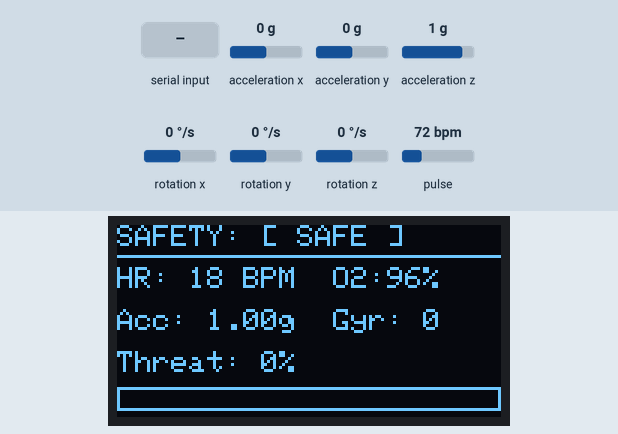
Simulated run of this sketch. Board: Arduino Uno, built with avr-gcc and run on an emulated ATmega328P. Shown: 128×64 one-colour display. Wiring (inferred from the names in the program): MPU-6050 motion sensor at I2C address 0x68. Inputs (shaded band) come from the test bench; at power-on: pulse 72 bpm, acceleration x 0 g, acceleration y 0 g, acceleration z 1 g, rotation x 0 °/s, rotation y 0 °/s, rotation z 0 °/s. What the sketch prints to the serial monitor is not drawn.

Above: at 1.7 s.
1.8 s: pulse set to 130 bpm
At 2.5 s:
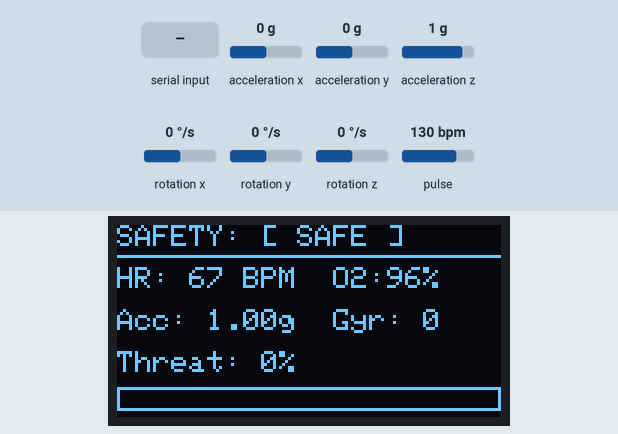
4.2 s: pulse set to 158 bpm
At 5.9 s:
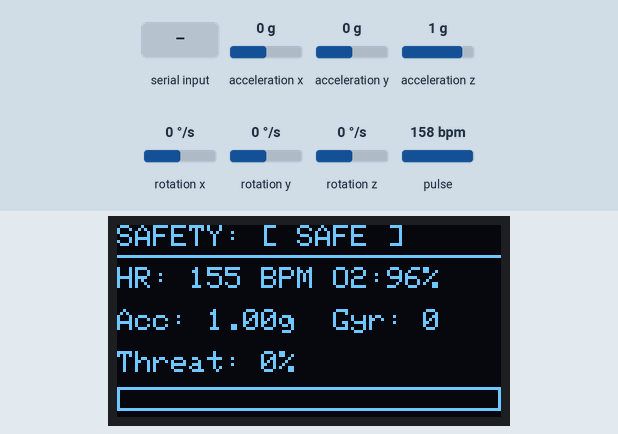
6.3 s: acceleration x set to -1.4 g
At 7.04 s:
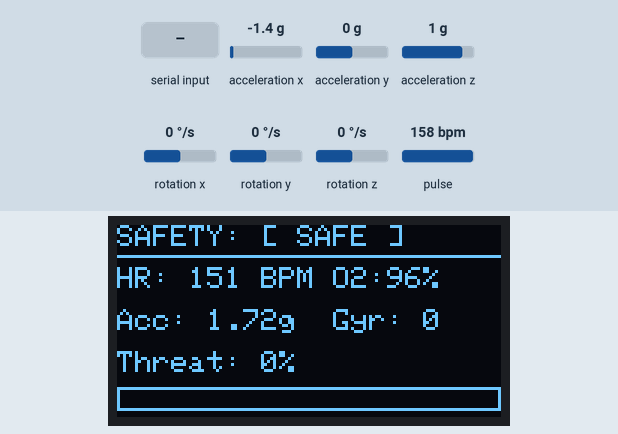
7.8 s: acceleration y set to -1.4 g
At 9.3 s:
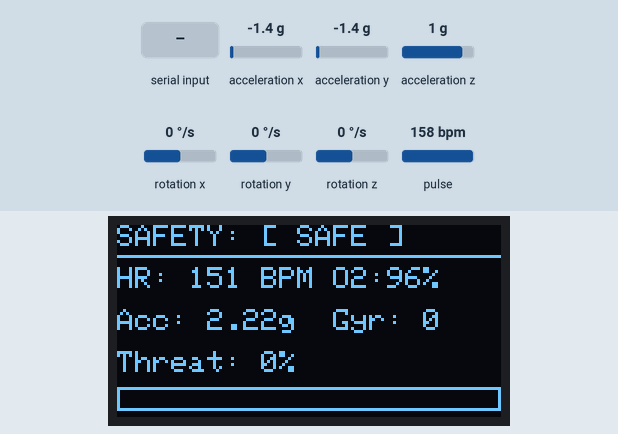
9.5 s: acceleration z set to 0 g
At 11.2 s:
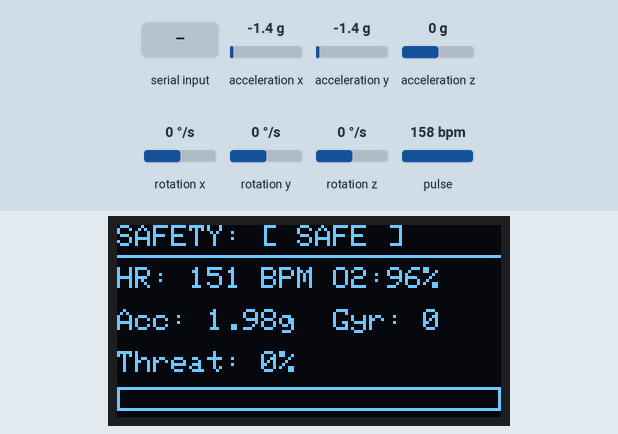
11.4 s: "CAUTION,150\n" received over Serial
At 11.73 s:
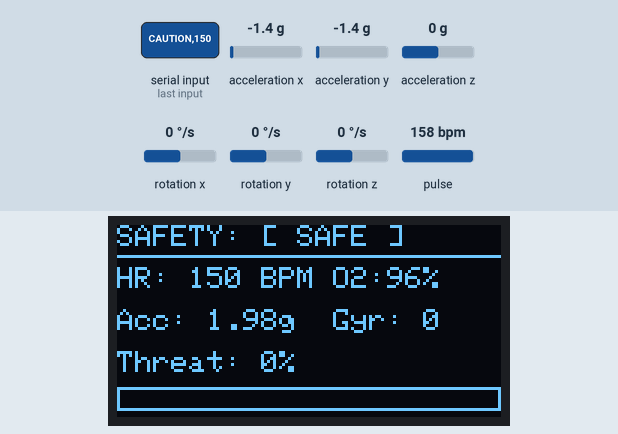
Timing chart, 0 to 14.4 s (numbered marks = the images above; inputs shaded):
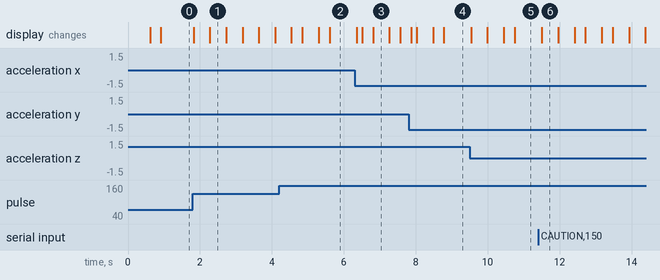

The sketch:

arduino_wearable.ino
```cpp
/*
 * ==============================================================================
 * PERSONAL SAFETY MONITOR - ARDUINO UNO WEARABLE FIRMWARE
 * ==============================================================================
 * Hardware:
 *   - Arduino Uno (ATmega328P)
 *   - MAX30102 Optical Pulse Oximeter & Heart Rate Sensor (I2C: 0x57)
 *   - MPU6050 6-Axis Motion Tracking IMU (I2C: 0x68)
 *   - SSD1306 0.96" OLED Display 128x64 (I2C: 0x3C)
 *
 * Wiring (Shared I2C Bus):
 *   - All SDA pins -> Arduino Uno Pin A4
 *   - All SCL pins -> Arduino Uno Pin A5
 *   - VCC -> 5V (or 3.3V for MAX30102 if module lacks on-board regulator)
 *   - GND -> Arduino GND
 *
 * Serial Protocol:
 *   - Baud Rate: 115200 bps
 *   - Upstream (Arduino -> Laptop):
 *     {"hr":76.2,"spo2":98.0,"ax":0.02,"ay":0.99,"az":0.10,"gx":1.1,"gy":-0.4,"gz":0.8,"mag":1.00,"finger":1}
 *   - Downstream (Laptop -> Arduino OLED feedback):
 *     {"threat":15,"state":"SAFE"}
 * ==============================================================================
 */

#include <Wire.h>
#include <Adafruit_GFX.h>
#include <Adafruit_SSD1306.h>
#include "MAX30105.h"
#include "heartRate.h"

// OLED Display Configuration
#define SCREEN_WIDTH 128
#define SCREEN_HEIGHT 64
#define OLED_RESET -1
#define SCREEN_ADDRESS 0x3C

Adafruit_SSD1306 display(SCREEN_WIDTH, SCREEN_HEIGHT, &Wire, OLED_RESET);

// MAX30102 Sensor
MAX30105 particleSensor;

// MPU6050 I2C Register Addresses
const int MPU_ADDR = 0x68;

// Sampling & Heart Rate State
const byte RATE_SIZE = 4;
byte rates[RATE_SIZE];
byte rateSpot = 0;
long lastBeat = 0;
float beatsPerMinute = 0;
int beatAvg = 0;
float estimatedSpO2 = 98.0;

// Motion Variables (g & deg/s)
float ax = 0, ay = 0, az = 1.0;
float gx = 0, gy = 0, gz = 0;
float acc_mag = 1.0;
bool fingerDetected = false;

// Laptop Feedback State (Mirroring Multimodal Fusion Decision)
int laptopThreatScore = 0;
String laptopState = "INITIALIZING";
unsigned long lastSerialSend = 0;
unsigned long lastOledRefresh = 0;
const unsigned long SEND_INTERVAL_MS = 66;   // ~15 Hz serial telemetry rate
const unsigned long OLED_INTERVAL_MS = 150;  // ~6.6 Hz OLED refresh

void setup() {
  Serial.begin(115200);
  Wire.begin();
  Wire.setClock(400000); // 400kHz Fast I2C mode

  // 1. Initialize OLED Display
  if (display.begin(SSD1306_SWITCHCAPVCC, SCREEN_ADDRESS)) {
    display.clearDisplay();
    display.setTextColor(SSD1306_WHITE);
    display.setTextSize(1);
    display.setCursor(10, 15);
    display.println("PERSONAL SAFETY");
    display.setCursor(10, 30);
    display.println("MONITOR - UNO");
    display.setCursor(10, 48);
    display.println("Init Sensors...");
    display.display();
  }

  // 2. Initialize MPU6050
  Wire.beginTransmission(MPU_ADDR);
  Wire.write(0x6B); // PWR_MGMT_1 register
  Wire.write(0);    // Wake up MPU6050
  Wire.endTransmission(true);

  // 3. Initialize MAX30102
  if (particleSensor.begin(Wire, I2C_SPEED_FAST)) {
    // Configure sensor for Heart Rate & SpO2 mode
    byte ledBrightness = 60; // 0=Off to 255=50mA
    byte sampleAverage = 4;  // 1, 2, 4, 8, 16, 32
    byte ledMode = 2;        // 2 = Red + IR (SpO2 mode)
    byte sampleRate = 100;   // 50, 100, 200, 400, 800, 1000, 1600, 3200
    int pulseWidth = 411;    // 69, 118, 215, 411
    int adcRange = 4096;     // 2048, 4096, 8192, 16384

    particleSensor.setup(ledBrightness, sampleAverage, ledMode, sampleRate, pulseWidth, adcRange);
    particleSensor.setPulseAmplitudeRed(0x0A); // Low power red LED
    particleSensor.setPulseAmplitudeGreen(0);  // Turn off green
  }

  delay(500);
}

void loop() {
  unsigned long now = millis();

  // 1. Read MAX30102 PPG & Compute Heart Rate
  long irValue = particleSensor.getIR();
  long redValue = particleSensor.getRed();

  if (irValue > 50000) {
    fingerDetected = true;

    // Detect optical peak (heartbeat)
    if (checkForBeat(irValue) == true) {
      long delta = now - lastBeat;
      lastBeat = now;

      if (delta > 300 && delta < 2000) {
        beatsPerMinute = 60 / (delta / 1000.0);
        if (beatsPerMinute > 40 && beatsPerMinute < 220) {
          rates[rateSpot++] = (byte)beatsPerMinute;
          rateSpot %= RATE_SIZE;

          long sum = 0;
          for (byte x = 0; x < RATE_SIZE; x++) sum += rates[x];
          beatAvg = sum / RATE_SIZE;
        }
      }
    }

    // Standard PPG R-ratio approximation for SpO2
    if (redValue > 0 && irValue > 0) {
      float ratio = ((float)redValue / (float)irValue);
      float spo2Calc = 110.0 - 15.0 * ratio;
      if (spo2Calc >= 80.0 && spo2Calc <= 100.0) {
        estimatedSpO2 = 0.9 * estimatedSpO2 + 0.1 * spo2Calc;
      }
    }
  } else {
    fingerDetected = false;
    beatAvg = 0;
  }

  // 2. Read MPU6050 6-Axis Acceleration & Gyroscope
  Wire.beginTransmission(MPU_ADDR);
  Wire.write(0x3B); // Starting register for accelerometer data
  Wire.endTransmission(false);
  Wire.requestFrom(MPU_ADDR, 14, true);

  if (Wire.available() >= 14) {
    int16_t raw_ax = (Wire.read() << 8) | Wire.read();
    int16_t raw_ay = (Wire.read() << 8) | Wire.read();
    int16_t raw_az = (Wire.read() << 8) | Wire.read();
    int16_t raw_temp = (Wire.read() << 8) | Wire.read(); // Unused
    int16_t raw_gx = (Wire.read() << 8) | Wire.read();
    int16_t raw_gy = (Wire.read() << 8) | Wire.read();
    int16_t raw_gz = (Wire.read() << 8) | Wire.read();

    // Scale to standard units (+-2g range: 16384 LSB/g, +-250 deg/s: 131 LSB/deg/s)
    ax = (float)raw_ax / 16384.0;
    ay = (float)raw_ay / 16384.0;
    az = (float)raw_az / 16384.0;
    acc_mag = sqrt(ax * ax + ay * ay + az * az);

    gx = (float)raw_gx / 131.0;
    gy = (float)raw_gy / 131.0;
    gz = (float)raw_gz / 131.0;
  }

  // 3. Read Downstream Feedback from Laptop (Non-blocking)
  if (Serial.available() > 0) {
    String inputLine = Serial.readStringUntil('\n');
    parseLaptopFeedback(inputLine);
  }

  // 4. Send Upstream JSON Telemetry over Serial to Laptop (~15 Hz)
  if (now - lastSerialSend >= SEND_INTERVAL_MS) {
    lastSerialSend = now;

    Serial.print("{\"hr\":");
    Serial.print(beatAvg);
    Serial.print(",\"spo2\":");
    Serial.print(estimatedSpO2, 1);
    Serial.print(",\"ax\":");
    Serial.print(ax, 2);
    Serial.print(",\"ay\":");
    Serial.print(ay, 2);
    Serial.print(",\"az\":");
    Serial.print(az, 2);
    Serial.print(",\"gx\":");
    Serial.print(gx, 1);
    Serial.print(",\"gy\":");
    Serial.print(gy, 1);
    Serial.print(",\"gz\":");
    Serial.print(gz, 1);
    Serial.print(",\"mag\":");
    Serial.print(acc_mag, 2);
    Serial.print(",\"finger\":");
    Serial.print(fingerDetected ? 1 : 0);
    Serial.println("}");
  }

  // 5. Update SSD1306 OLED Display (~6.6 Hz)
  if (now - lastOledRefresh >= OLED_INTERVAL_MS) {
    lastOledRefresh = now;
    renderOLED();
  }
}

// Parse Laptop Feedback JSON: {"threat":15,"state":"SAFE"}
void parseLaptopFeedback(String line) {
  line.trim();
  if (line.startsWith("{") && line.endsWith("}")) {
    int threatIdx = line.indexOf("\"threat\":");
    if (threatIdx != -1) {
      int commaIdx = line.indexOf(",", threatIdx);
      if (commaIdx == -1) commaIdx = line.indexOf("}", threatIdx);
      laptopThreatScore = line.substring(threatIdx + 9, commaIdx).toInt();
    }

    int stateIdx = line.indexOf("\"state\":\"");
    if (stateIdx != -1) {
      int endQuote = line.indexOf("\"", stateIdx + 9);
      if (endQuote != -1) {
        laptopState = line.substring(stateIdx + 9, endQuote);
      }
    }
  }
}

// Render Clean Local HUD on OLED
void renderOLED() {
  display.clearDisplay();

  // Top Status Bar
  display.setTextSize(1);
  display.setCursor(0, 0);
  display.print("SAFETY: ");
  if (laptopThreatScore >= 70 || laptopState.indexOf("THREAT") != -1) {
    display.print("[ THREAT! ]");
  } else if (laptopThreatScore >= 40 || laptopState.indexOf("CAUTION") != -1) {
    display.print("[ CAUTION ]");
  } else {
    display.print("[ SAFE ]");
  }
  display.drawLine(0, 10, 128, 10, SSD1306_WHITE);

  // Line 1: Heart Rate & SpO2
  display.setCursor(0, 14);
  if (fingerDetected) {
    display.print("HR: ");
    display.print(beatAvg);
    display.print(" BPM");

    display.setCursor(72, 14);
    display.print("O2:");
    display.print((int)estimatedSpO2);
    display.print("%");
  } else {
    display.print("HR: -- (Place Finger)");
  }

  // Line 2: Acceleration & Gyroscope
  display.setCursor(0, 28);
  display.print("Acc: ");
  display.print(acc_mag, 2);
  display.print("g");

  display.setCursor(72, 28);
  display.print("Gyr: ");
  display.print((int)sqrt(gx * gx + gy * gy + gz * gz));

  // Line 3: Threat Score
  display.setCursor(0, 42);
  display.print("Threat: ");
  display.print(laptopThreatScore);
  display.print("%");

  // Bottom Progress Bar
  int barWidth = map(constrain(laptopThreatScore, 0, 100), 0, 100, 0, 128);
  display.drawRect(0, 54, 128, 8, SSD1306_WHITE);
  display.fillRect(0, 54, barWidth, 8, SSD1306_WHITE);

  display.display();
}
```

Measured:
- what the display in image 1 shows lasts 0.4 s, from 2.3 s to 2.7 s
